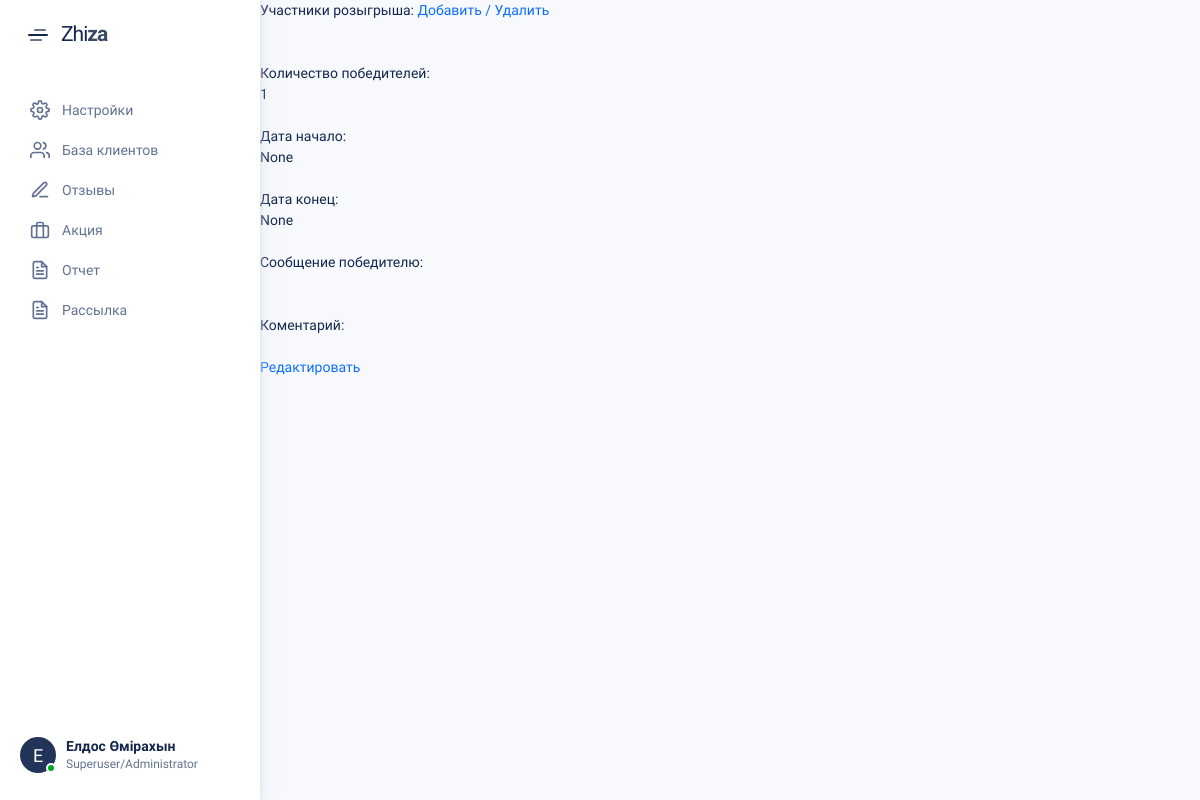
/raffle-prizes/detail/settings/1, run on the app's committed database.
### raffle_prizes/models.py (models this page shows, shortened)
class RafflePrize(models.Model):
    title = models.CharField(max_length=180)
    company = models.ForeignKey(Company, on_delete=models.CASCADE)
    message_winner = models.TextField()
    number_winners = models.PositiveIntegerField(default=1)
    date_start = models.DateField(null=True, blank=True)
    date_end = models.DateField(null=True, blank=True)
    comment = models.TextField()
    status = models.PositiveSmallIntegerField(choices=RAFFLE_PRIZE_STATUS, default=NOT_PLAYED)

### raffle_prizes/views.py (the view)
# urls.py: path('detail/settings/<pk>', views.RufflePrizeSettingView.as_view(),
class RufflePrizeSettingView(TemplateResponseMixin, View):
    template_name = 'raffle_prizes/detail/settings.html'
    def get(self, request, *args, **kwargs):
        raffle_prize_id = self.kwargs.get('pk')
        raffle_prize = RafflePrize.objects.get(pk=raffle_prize_id)
        context = {
            'raffle_prize': raffle_prize
        }
        return self.render_to_response(context)

### templates/raffle_prizes/detail/settings.html (shortened to what this page needs)
{% extends 'base.html' %}
{% load static %}
{% load organization_tags %}
{% block content %}
Участники розыгрыша:
<a type="button" class="company-branch-list-form" data-toggle="modal"
        data-target="#exampleModal" data-url="{% url 'raffle_prizes:participating_branch_list' raffle_prize.id %}">
        Добавить / Удалить
</a><br>
 <br><br>
Количество победителей: <br>
{{raffle_prize.number_winners}} <br><br>
Дата начало: <br>
{{raffle_prize.date_start}} <br><br>
Дата конец: <br>
{{raffle_prize.date_end}} <br><br>
Сообщение победителю: <br>
{{raffle_prize.message_winner}} <br><br>
Коментарий: <br>
{{raffle_prize.comment}} <br>
<a href="{% url 'raffle_prizes:settings_form' pk=raffle_prize.id %}">Редактировать</a>
{% endblock %}

### data on the page
RafflePrize: number_winners "1", date_start "None", date_end "None"
